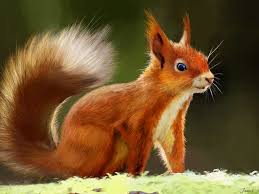
#> input picture Jan/Phase2/squirrel.jfif, 259 x 194 px
$ jupyter execute --allow-errors Demo_OpenCV.ipynb   (text cells are left out)
#> lines starting #> are read from the running program, lines starting #| are printed output that depends on the picture; after the words box and inside, x2 and y2 are one past the last pixel; in counts of white or black regions, pixels touching at a corner belong together
### Jan/Phase2/basisklassen_cam.py
#!/usr/bin/env python
# Information: Module mit Basisklasse für Camera für Projekt RPiCar
# File name: basisklassen_cam.py
# Author: Robert Heise (FIDA)
# Date created: 11/10/2021
# Date last modified: 15/09/2023
# Python Version: 3.9
# Usage: U4I/FIDA "Autonomens Fahren" Sunfounder PiCar-S

import numpy as np
import cv2
import time


class Camera(object):

    def __init__(self,
                 devicenumber: int = 0,
                 buffersize: int = 1,
                 skip_frame: int = 0,
                 height: int = None,
                 width: int = None,
                 flip: bool = True,
                 colorspace: str = 'bgr') -> None:
        """Initializes Camera

        Args:
            devicenumber (int, optional): Identifies camera to be used.
                0 for default camera. Defaults to 0.
            buffersize (int, optional): _description_. Defaults to 1.
            skip_frame (int, optional): _description_. Defaults to 0.
            height (int, optional): height of images. Defaults to None -> height defaults to camera.
            width (int, optional): height. Defaults to None -> width defaults to camera
            flip (bool, optional): mirrow image on the horizonal axis. Defaults to True.
            colorspace (str, optional): 'bgr', 'rgb', 'gray' Defaults to 'bgr'.

        Note:
            Note: Some camera do not support a free choice of height and width.
            When trying to set width or height, they default to supported formats.
            This does not concern the camera used on the RPi!
        """
        self.__devicenumber = devicenumber
        self.__VideoCapture = cv2.VideoCapture(self.__devicenumber)
        if width:
            self.__VideoCapture.set(cv2.CAP_PROP_FRAME_WIDTH, width)
        if height:
            self.__VideoCapture.set(cv2.CAP_PROP_FRAME_HEIGHT, height)
        width_active = int(self.__VideoCapture.get(cv2.CAP_PROP_FRAME_WIDTH))
        height_active = int(self.__VideoCapture.get(cv2.CAP_PROP_FRAME_HEIGHT))
        self.__imgsize = (width_active, height_active)
        self.__VideoCapture.set(cv2.CAP_PROP_BUFFERSIZE, buffersize)
        self.__flip = flip
        self.__colorspace = colorspace or 'bgr'
        self.__skip_frame = skip_frame

    # [7 lines left out: function get_size, not called in this run]

    def get_frame(self) -> np.array:
        """Returns frame with tranformations applied

        Raises:
            Exception: Exception, if camera is not accessible

        Returns:
            np.array: frame representing the image
        """
        if not self.__VideoCapture.isOpened():
            raise Exception("Could not open video device")
        else:
            if self.__skip_frame:
                for i in range(int(self.__skip_frame)):
                    _, frame = self.__VideoCapture.read()
            _, frame = self.__VideoCapture.read()
            if self.__flip:
                frame = cv2.flip(frame, -1)
            if self.__colorspace == 'rgb':
                frame = cv2.cvtColor(frame, cv2.COLOR_BGR2RGB)
            elif self.__colorspace == 'gray':
                frame = cv2.cvtColor(frame, cv2.COLOR_BGR2GRAY)
            else:
                pass
        return frame

    # [8 lines left out: function check, not called in this run]

    def release(self) -> None:
        """Releases camera and allows other processes to access it_
        """
        self.__VideoCapture.release()


# [11 lines that do not run on import are left out]

### Jan/Phase2/Demo_OpenCV.ipynb
[cell 1]
import numpy as np
import cv2 as cv
import sys
sys.version

[cell 2]
# Laden eines Bildes
pfile='squirrel.jfif'
img = cv.imread(pfile) # Gibt einen Numpy-Array zurück mit den Farbkanälen (Blau,Grün,Rot)
#> img is the input picture: shape (194, 259, 3); mean B, G, R 46.6, 85.6, 114
print(type(img))
#| <class 'numpy.ndarray'>
print(img.shape)
#| (194, 259, 3)

[cell 3]
# Speichern eines Bildes
cv.imwrite('squirrel.png',img)
#> Out = True

[cell 4]
# Anzeige in einem Fenster mittels OpenCV
w="Display window (press q to quit)"
cv.imshow(w,img) #
k = cv.waitKey(0)
#> (key q is pressed here)
if k == ord("q"):
    cv.destroyWindow(w)

[cell 5]
# Alternative: Anzeige mit matplotlib
#
import matplotlib.pylab as plt
plt.figure(figsize=(10,5))
plt.subplot(121)
plt.imshow(img) # Erwartet die Farbkanäle in der Reihenfolge Rot,Grün,Blau
plt.xlabel('BRG-Bild dargestellt als RGB')
plt.subplot(122)
img_rgb = cv.cvtColor(img, cv.COLOR_BGR2RGB) # Ändern der Farbkanäle BGR->RGB
plt.imshow(img_rgb)
plt.xlabel('korrekte Darstellung der Farbkanäle')

[cell 6]
# Alternative: Anzeige mit PIL
from PIL import Image
image_rgb=Image.fromarray(img_rgb) #Erwartet RGB
print(image_rgb.size,image_rgb.mode)
#| (259, 194) RGB
display(image_rgb)

[cell 7]
# Erstellung eines Graustufen bildes
img_gray = cv.cvtColor(img, cv.COLOR_BGR2GRAY)
print(img_gray.shape) # Array ist nun nur 2-dimensional
#| (194, 259)
plt.imshow(img_gray,cmap='gray')

[cell 8]
# Zerlegen in einzelne Farbkanäle
r,g,b = cv.split(img_rgb)

# Beispielhaft Darstellung
print(img_rgb.shape[:2])
#| (194, 259)
zeros = np.zeros(img_rgb.shape[:2], dtype="uint8")
print(zeros.shape)
#| (194, 259)
plt.figure(figsize=(20,10))
plt.subplot(141)
plt.imshow(img_rgb)
plt.subplot(142)
plt.imshow(cv.merge([r, zeros, zeros])) # Zusammenführen einzelnen Farbkanäle
plt.subplot(143)
plt.imshow(cv.merge([zeros, g, zeros]))
plt.subplot(144)
plt.imshow(cv.merge([zeros, zeros, b]))

[cell 9]
# Ändern des Farbraums RGB->HSV
img_hsv = cv.cvtColor(img, cv.COLOR_BGR2HSV)
#> img_hsv: shape (194, 259, 3); mean H, S, V 21.2, 163.5, 115.6

# Fügt Text in Blau hinzu
cv.putText(img_hsv,
        text = 'Beispielbild',
        org=(10,175), # Position
        fontFace= cv.FONT_HERSHEY_SIMPLEX,
        fontScale = .8, # Font size
        color = (120,255,255), # Color in hsv
        thickness = 2)
#> img_hsv: shape (194, 259, 3); mean H, S, V 23.8, 164.8, 118.8

h,v,s = cv.split(img_hsv) # Aufteilen der Farbkanäle
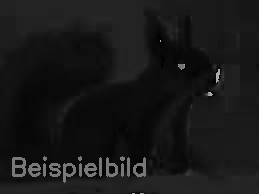
#> h: shape (194, 259); min 0, max 178, mean 23.8
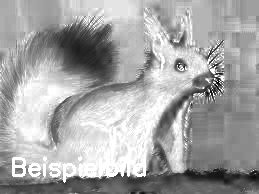
#> v: shape (194, 259); min 0, max 255, mean 164.8
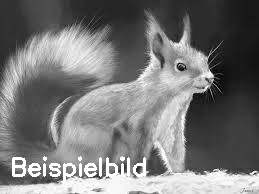
#> s: shape (194, 259); min 1, max 255, mean 118.8
# h Farbwert (hue)
# s Farbsättigung (saturation)
# v Hellwert (value)
plt.figure(figsize=(20,10))
plt.subplot(141)
plt.imshow(cv.cvtColor(img_hsv, cv.COLOR_HSV2RGB))
plt.xlabel('Original mit blauem Text')
plt.subplot(142)
plt.imshow(cv.cvtColor(cv.merge([h, zeros+255, zeros+255]), cv.COLOR_HSV2RGB))
plt.xlabel('Farbwert mit max. Farbsättigung und Hellwert')
plt.subplot(143)
plt.imshow(v,cmap='gray')
plt.xlabel('Farbsättigung in Graustufen')
plt.subplot(144)
plt.imshow(s,cmap='gray')
plt.xlabel('Hellwert in Graustufen')
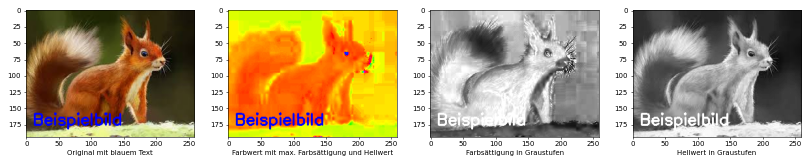
#> figure drawn by matplotlib, 4 panels

[cell 10]
# Ober- und Untergrenze für Farbfiltern
lower = np.array([120, 0, 0])
upper = np.array([120, 255, 255])
mask = cv.inRange(img_hsv, lower, upper) # mask ist Numpy-Array
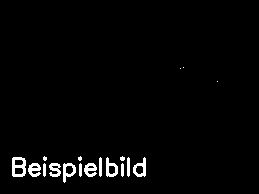
#> mask: shape (194, 259); 2.3% white; 18 white regions (6 under 20 px), largest, box (x1, y1, x2, y2) and area: (12, 157, 26, 177) 181, (133, 157, 146, 177) 128, (63, 163, 76, 183) 126
lower = np.array([0, 0, 0])
upper = np.array([12, 255, 255])
mask2 = cv.inRange(img_hsv, lower, upper) # mask ist Numpy-Array
#> mask2: shape (194, 259); 23.9% white; 45 white regions (37 under 20 px), largest, box (x1, y1, x2, y2) and area: (0, 65, 175, 177) 9433, (150, 17, 211, 84) 1702, (170, 119, 188, 173) 472

plt.figure(figsize=(10,5))
plt.subplot(121)
plt.imshow(mask2,cmap='gray')
plt.xlabel('Schwarz-Weiß-Bild für "rötlich"')
plt.subplot(122)
plt.imshow(mask,cmap='gray')
plt.xlabel('Schwarz-Weiß-Bild für Blau (hue=120)')
mask

[cell 11]
# Alternative: Für Graustufen
threshold=100
ret,img_th = cv.threshold(img_gray,threshold,1,cv.THRESH_BINARY)   # gibt threshold und Resultat zurück
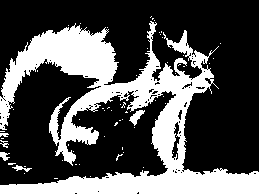
#> img_th: shape (194, 259); values 0 (black) and 1 (white), 32.2% white; 61 white regions (55 under 20 px), largest, box (x1, y1, x2, y2) and area: (0, 21, 259, 194) 15780, (129, 110, 145, 126) 111, (12, 165, 32, 172) 55, (0, 152, 10, 161) 54, (0, 140, 9, 148) 31, (0, 133, 9, 137) 27
#> ret = 100
ret,img_th2 = cv.threshold(img_gray,threshold,1,cv.THRESH_BINARY_INV)
plt.figure(figsize=(20,10))
plt.subplot(141)
plt.imshow(img_rgb)
plt.xlabel('originales Farbbild')
plt.subplot(142)
plt.imshow(img_gray,cmap='gray')
plt.xlabel('Bild in Graustufen')
plt.subplot(143)
plt.imshow(img_th,cmap='gray')
plt.xlabel('Mask mit threshold '+str(threshold))
plt.subplot(144)
plt.imshow(img_th2,cmap='gray')
plt.xlabel('invertierte Mask mit threshold '+str(threshold))

[cell 12]
# Glätten
img_blur= cv.blur(img_rgb,(10,10))
plt.figure(figsize=(10,5))
plt.subplot(121)
plt.imshow(img_rgb)
plt.xlabel('Originalbild')
plt.subplot(122)
plt.imshow(img_blur)
plt.xlabel('geglättetes Bild')

[cell 13]
# Schärfen: durch Abzug des geglätteten Bild vom Original
img_blur2= cv.blur(img_rgb,(10,10))
img_sharp = cv.addWeighted(img_rgb,6,img_blur,-5,0)
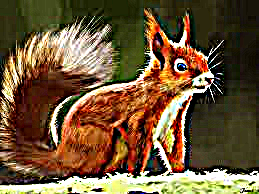
#> img_sharp: shape (194, 259, 3); mean R, G, B 110.2, 85, 54.3
plt.figure(figsize=(10,5))
plt.subplot(121)
plt.imshow(img_rgb)
plt.subplot(122)
plt.imshow(img_sharp)

[cell 14]
maxVal=250
minVal=20
img_c1 = cv.Canny(img_gray,maxVal,maxVal)
#> img_c1: shape (194, 259); 3.4% white in thin lines or dots, all inside (x1, y1, x2, y2) = (0, 20, 259, 194)
img_c2 = cv.Canny(img_gray,minVal,maxVal)
#> img_c2: shape (194, 259); 12.8% white in thin lines or dots

# Beispiel:
zeros = np.zeros(img_rgb.shape[:2], dtype="uint8")
plt.figure(figsize=(20,10))
plt.subplot(131)
plt.imshow(img_gray,cmap='gray')
plt.xlabel('Original in Graustufen')
plt.subplot(132)
img_c1_color = cv.merge([img_c1,img_c1,zeros])
plt.imshow(img_c1_color)#,cmap='gray')
plt.xlabel('Kanten mit Stärke > maxVal')
plt.subplot(133)
img_c2_color = cv.merge([zeros,zeros,img_c2])
_,mask=cv.threshold(img_c1,200,255,cv.THRESH_BINARY_INV)
img_both = cv.add(cv.bitwise_or(img_c1_color,img_c2_color,mask = mask),img_c1_color)
plt.imshow(img_both,cmap='gray')
plt.xlabel('Kanten mit Stärke > min Val')

[cell 15]
from basisklassen_cam import Camera

cam = Camera()
img11 = cam.get_frame()
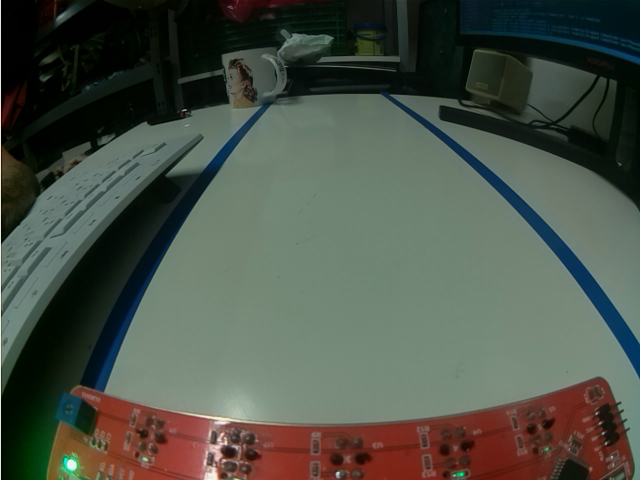
#> input picture Jan/Phase2/test_straße.png, 640 x 480 px, given in place of the camera
#> in get_frame, frame is the input picture: shape (480, 640, 3); mean B, G, R 71.6, 82.1, 75.4
#> in get_frame, `frame = cv2.flip(frame, -1)`:
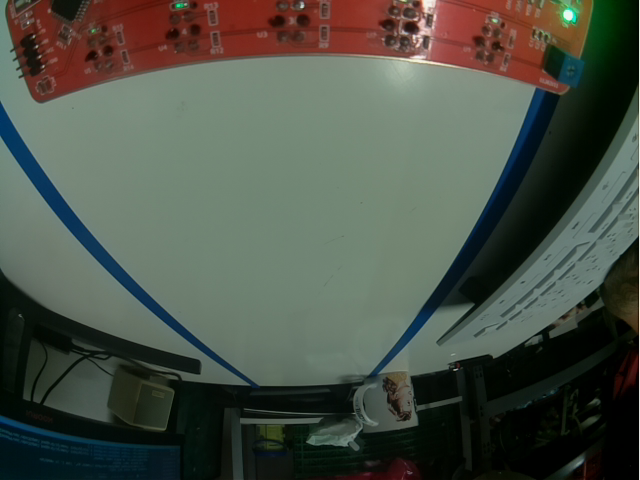
#> frame: shape (480, 640, 3); mean B, G, R 71.6, 82.1, 75.4
cam.release()
#img11 = cv.cvtColor(img11, cv.COLOR_BGR2HSV)
#img11= cv.resize(img11,(380,760),interpolation = cv.INTER_AREA)
cv.imwrite('test_straße.png',img11)
#> Out = True

[cell 16]
plt.imshow(img11)
print(img11.shape)
#| (480, 640, 3)

[cell 17]
pfile2='test_straße.png'           ## alter pfad

from PIL import Image
#img = Image.open(pfile)
#print(img.format,img.size,img.mode)

image =cv.imread(pfile2)
#image_HSV =cv.cvtColor(image, cv.COLOR_RGB2HSV)
image_blur= cv.blur(image,(8,8))

lower = np.array([100, 100, 100])
upper = np.array([255, 255, 255])
image_mask = cv.inRange(image, lower, upper)
#> image_mask: shape (480, 640); 44.9% white; 108 white regions (94 under 20 px), largest, box (x1, y1, x2, y2) and area: (0, 0, 536, 374) 114622, (380, 117, 638, 374) 11113, (0, 138, 177, 339) 10949

plt.figure(figsize=(15,15))
plt.subplot(421)
plt.xlabel('Originalbild')
plt.imshow(image)

plt.subplot(422)
plt.xlabel('Canny-Edge von Originalbild')
plt.imshow(cv.Canny(image,440,450),cmap='gray')

plt.subplot(423)
plt.xlabel('Originalbild geglättet')
plt.imshow(image_blur,cmap='gray')

plt.subplot(424)
plt.xlabel('Canny-Edge von Originalbild geglättet')
plt.imshow(cv.Canny(image_blur,100,150),cmap='gray')

plt.subplot(425)
plt.xlabel('Originalbild Maske weiß')
plt.imshow(image_mask,cmap='gray')

plt.subplot(426)
image_edges = cv.Canny(image_mask,440,450)
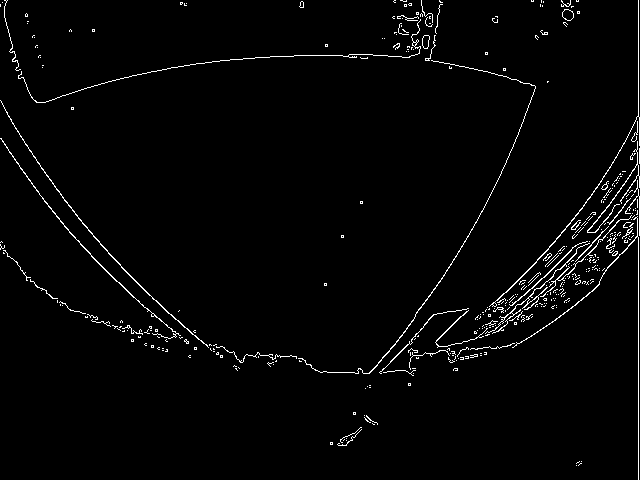
#> image_edges: shape (480, 640); 2.2% white in thin lines or dots
plt.xlabel('Canny-Edge von Originalbild Maske weiß')
plt.imshow(image_edges,cmap='gray')
#> (the rest of the program and of its run is left out)
